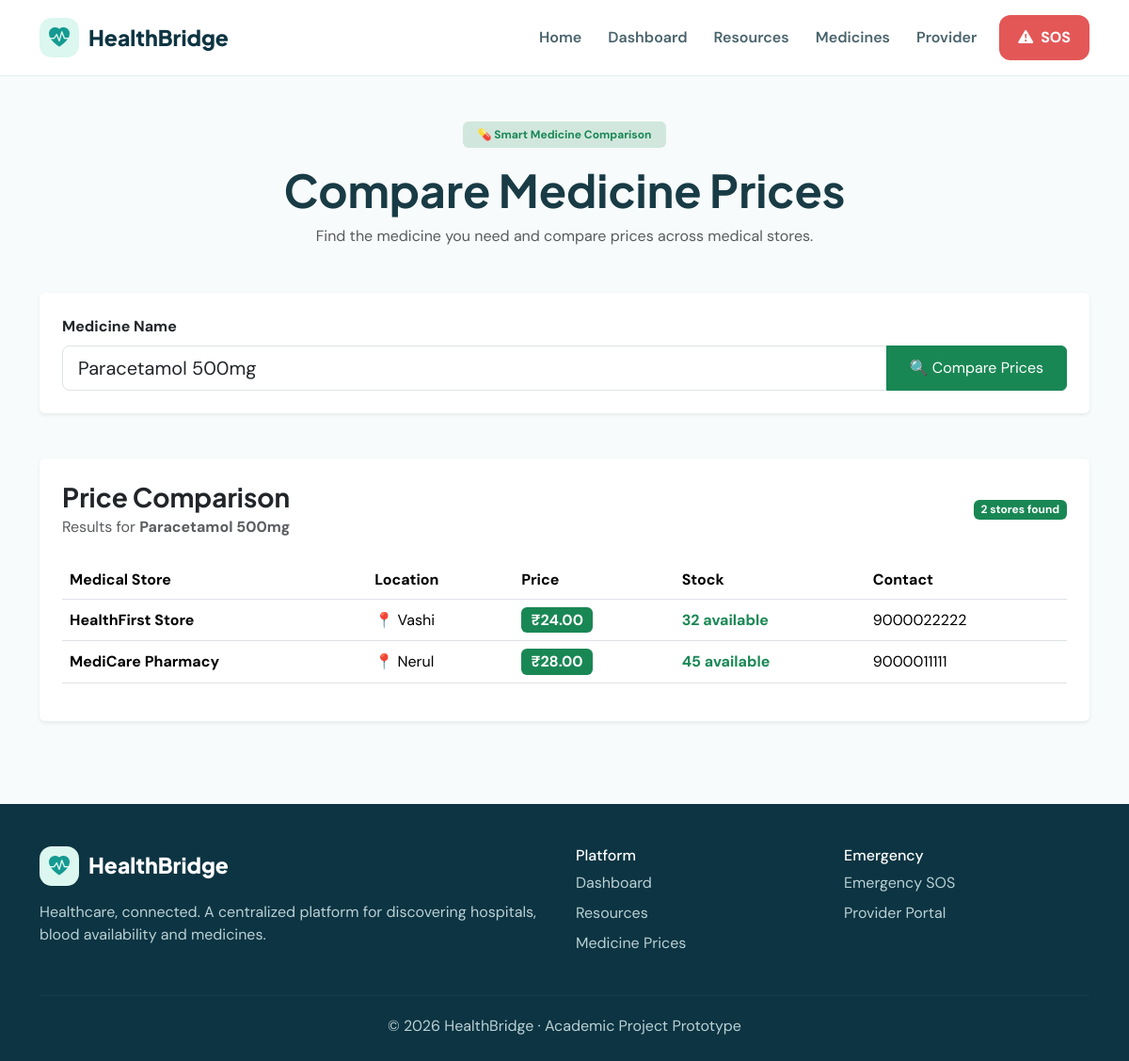
The page /compare on the database its author committed.
### tables this page shows
CREATE TABLE medicines(
        id INTEGER PRIMARY KEY AUTOINCREMENT,
        name TEXT,
        store TEXT,
        city TEXT,
        price REAL,
        stock INTEGER,
        phone TEXT
    );

### app.py (the view)
@app.route("/compare")
def compare():
    q = request.args.get(
        "q",
        "Paracetamol 500mg"
    ).strip()
    conn = db()
    rows = conn.execute(
        """
        SELECT *
        FROM medicines
        WHERE name LIKE ?
        ORDER BY price ASC
        """,
        (f"%{q}%",)
    ).fetchall()
    conn.close()
    return render_template(
        "compare.html",
        rows=rows,
        q=q
    )

### app.py (called while the page is built)
def db():
    conn = sqlite3.connect(DB)
    conn.row_factory = sqlite3.Row
    return conn

### templates/compare.html (shortened to what this page needs)
{% extends "base.html" %}
{% block content %}
<section class="py-5">
    <div class="container">
        <div class="text-center mb-5">
            <div class="badge bg-success-subtle text-success px-3 py-2 mb-3">
                💊 Smart Medicine Comparison
            </div>
            <h1 class="display-5 fw-bold">
                Compare Medicine Prices
            </h1>
            <p class="text-muted">
                Find the medicine you need and compare prices across medical stores.
            </p>
        </div>
        <div class="card border-0 shadow-sm p-4 mb-5">
            <form action="{{ url_for('compare') }}" method="GET">
                <label class="form-label fw-bold">
                    Medicine Name
                </label>
                <div class="input-group">
                    <input
                        type="text"
                        name="q"
                        class="form-control form-control-lg"
                        value="{{ q }}"
                        placeholder="Enter medicine name..."
                    >
                    <button class="btn btn-success px-4" type="submit">
                        🔍 Compare Prices
                    </button>
                </div>
            </form>
        </div>
        {% if rows %}
        <div class="card border-0 shadow-sm p-4">
            <div class="d-flex justify-content-between align-items-center mb-4">
                <div>
                    <h3 class="fw-bold mb-1">
                        Price Comparison
                    </h3>
                    <p class="text-muted mb-0">
                        Results for <strong>{{ q }}</strong>
                    </p>
                </div>
                <span class="badge bg-success">
                    {{ rows|length }} stores found
                </span>
            </div>
            <div class="table-responsive">
                <table class="table align-middle">
                    <thead>
                        <tr>
                            <th>Medical Store</th>
                            <th>Location</th>
                            <th>Price</th>
                            <th>Stock</th>
                            <th>Contact</th>
                        </tr>
                    </thead>
                    <tbody>
                        {% for medicine in rows %}
                        <tr>
                            <td>
                                <strong>{{ medicine['store'] }}</strong>
                            </td>
                            <td>
                                📍 {{ medicine['city'] }}
                            </td>
                            <td>
                                <span class="badge bg-success fs-6">
                                    ₹{{ "%.2f"|format(medicine['price']) }}
                                </span>
                            </td>
                            <td>
                                {% if medicine['stock'] > 0 %}
                                    <span class="text-success fw-bold">
                                        {{ medicine['stock'] }} available
                                    </span>
                                {% else %}
                                    <span class="text-danger">
                                        Out of stock
                                    </span>
                                {% endif %}
                            </td>
                            <td>
                                {{ medicine['phone'] }}
                            </td>
                        </tr>
                        {% endfor %}
                    </tbody>
                </table>
            </div>
        </div>
        {% endif %}
    </div>
</section>
{% endblock %}

### static/style.css (style rules this page uses)
body { font-family: Arial, sans-serif; background: #f6fbfb; color: #0d3442; margin: 0; }
.container { width: 90%; max-width: 1200px; margin: auto; }

### templates/base.html (style rules this page uses)
:root { --navy: #0d3442; --teal: #159a91; --mint: #dcf7ef; --sky: #eaf6ff; --purple: #f2edff; --red: #e45757; --text: #183b45; --muted: #6b8188; --white: #ffffff; --border: #e5eeee; }
* { box-sizing: border-box; }
body { margin: 0; font-family: "DM Sans", sans-serif; color: var(--text); background: #f7fbfb; }
h1, h2, h3, h4, h5 { font-family: "Plus Jakarta Sans", sans-serif; }

### rows shown on the page
medicines: store "HealthFirst Store", city "Vashi", price "24.00", stock "32", phone "9000022222"
medicines: store "MediCare Pharmacy", city "Nerul", price "28.00", stock "45", phone "9000011111"

### other values the page prints
{{ q }} "Paracetamol 500mg"
{{ rows|length }} "2"
